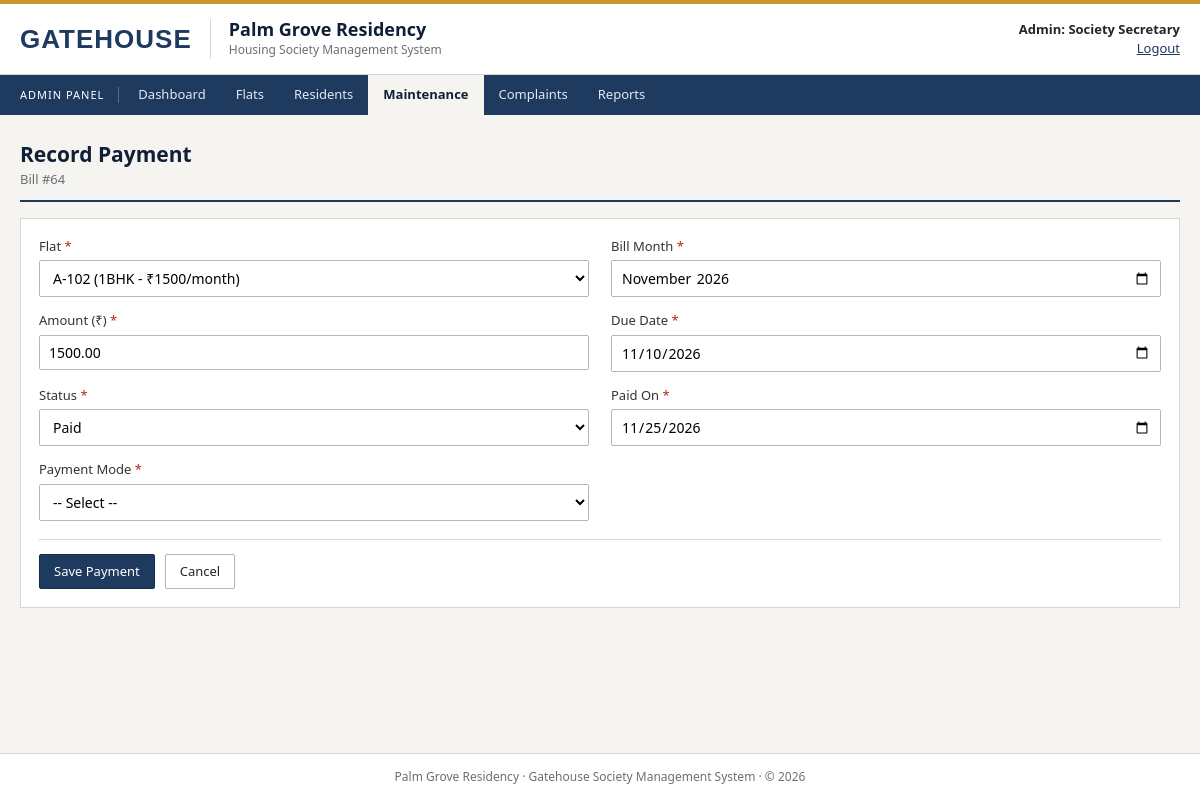
The page /admin/bill_edit.php?id=64&pay=1 (signed in) on the database its author committed.
### tables this page shows
CREATE TABLE maintenance_bills (
    bill_id       INT AUTO_INCREMENT PRIMARY KEY,
    flat_id       INT           NOT NULL,
    bill_month    DATE          NOT NULL,        
    amount        DECIMAL(8,2)  NOT NULL,
    due_date      DATE          NOT NULL,
    status        ENUM('Unpaid','Paid') NOT NULL DEFAULT 'Unpaid',
    paid_on       DATE          NULL,
    payment_mode  ENUM('Cash','UPI','Cheque','Bank Transfer') NULL,
    created_at    TIMESTAMP DEFAULT CURRENT_TIMESTAMP,
    UNIQUE KEY uq_flat_month (flat_id, bill_month),
    FOREIGN KEY (flat_id) REFERENCES flats(flat_id) ON DELETE CASCADE
);

CREATE TABLE flats (
    flat_id     INT AUTO_INCREMENT PRIMARY KEY,
    flat_no     VARCHAR(10)  NOT NULL UNIQUE,    
    password    VARCHAR(255) NOT NULL,           
    block       VARCHAR(5)   NOT NULL,
    floor_no    INT          NOT NULL,
    flat_type   ENUM('1BHK','2BHK','3BHK') NOT NULL,
    area_sqft   INT          NOT NULL,
    status      ENUM('Occupied','Vacant') NOT NULL DEFAULT 'Vacant',
    created_at  TIMESTAMP DEFAULT CURRENT_TIMESTAMP
);

### admin/_bill_form.php (the view, shortened to what this page needs)
<?php
$flatList = $conn->query("SELECT flat_id, flat_no, flat_type FROM flats ORDER BY flat_no");
?>
<form method="post" class="validate" novalidate>
    <div class="form-grid">
        <div class="form-group">
            <label for="flat_id">Flat <span class="req">*</span></label>
            <select id="flat_id" name="flat_id" required>
                <?php while ($f = $flatList->fetch_assoc()): ?>
                    <option value="<?= $f['flat_id'] ?>" <?= $d['flat_id'] == $f['flat_id'] ? 'selected' : '' ?>>
                        <?= e($f['flat_no']) ?> (<?= e($f['flat_type']) ?> - &#8377;<?= $RATES[$f['flat_type']] ?>/month)
                    </option>
                <?php endwhile; ?>
            </select>
        </div>
        <div class="form-group">
            <label for="bill_month">Bill Month <span class="req">*</span></label>
            <input type="month" id="bill_month" name="bill_month" value="<?= e($d['bill_month']) ?>" required>
        </div>
        <div class="form-group">
            <label for="amount">Amount (&#8377;) <span class="req">*</span></label>
            <input type="number" step="0.01" id="amount" name="amount" value="<?= e($d['amount']) ?>" required data-rule="money">
        </div>
        <div class="form-group">
            <label for="due_date">Due Date <span class="req">*</span></label>
            <input type="date" id="due_date" name="due_date" value="<?= e($d['due_date']) ?>" required>
        </div>
        <div class="form-group">
            <label for="status">Status <span class="req">*</span></label>
            <select id="status" name="status" required><?= options($BILL_STATUS, $d['status']) ?></select>
        </div>
        <div class="form-group pay-field">
            <label for="paid_on">Paid On <span class="req">*</span></label>
            <input type="date" id="paid_on" name="paid_on" value="<?= e($d['paid_on']) ?>" required max="<?= date('Y-m-d') ?>">
        </div>
        <div class="form-group pay-field">
            <label for="payment_mode">Payment Mode <span class="req">*</span></label>
            <select id="payment_mode" name="payment_mode" required>
                <option value="">-- Select --</option><?= options($PAY_MODES, $d['payment_mode']) ?>
            </select>
        </div>
    </div>
    <div class="form-actions">
        <button type="submit" class="btn"><?= e($submitLabel) ?></button>
        <a href="bills.php" class="btn btn-light">Cancel</a>
    </div>
</form>

### assets/css/style.css (style rules this page uses)
:root { --brand: #1f3a5f; --brand-dark: #172c49; --brand-deep: #0f1f35; --brand-light: #e9eef5; --accent: #c8962e; --paper: #f5f4f0; --white: #ffffff; --ink: #22262b; --muted: #6a6f76; --line: #d8d6cf; --head: #edebe5; --green: #2e7d32; --red: #b3261e; --amber: #a86500; }
* { box-sizing: border-box; margin: 0; padding: 0; }
body { font-family: Tahoma, Verdana, "Segoe UI", Arial, sans-serif; background: var(--paper); color: var(--ink); font-size: 14px; line-height: 1.5; min-height: 100vh; display: flex; flex-direction: column; }
a { color: var(--brand); }
.btn { display: inline-block; padding: 7px 14px; border: 1px solid var(--brand-dark); border-radius: 2px; font-size: 13px; cursor: pointer; background: var(--brand); color: #fff; font-family: inherit; text-decoration: none; }
.btn-light { background: var(--white); color: var(--ink); border-color: #b9b6ad; }
.form-grid { display: grid; grid-template-columns: repeat(2, 1fr); gap: 14px 22px; }
.form-group { display: flex; flex-direction: column; }
label { font-size: 13px; margin-bottom: 4px; color: #333; }
label .req { color: var(--red); }
input, select, textarea { padding: 7px 9px; border: 1px solid #b9b6ad; border-radius: 2px; font-size: 14px; font-family: inherit; background: #fff; width: 100%; }
.form-actions { margin-top: 18px; padding-top: 14px; border-top: 1px solid var(--line); display: flex; gap: 10px; }

### rows shown on the page
maintenance_bills: flat_id "A-102 (1BHK - ₹1500/month)", amount "1500.00", due_date "11/10/2026"

### other values the page prints
APP_NAME "GATEHOUSE"
SOCIETY_NAME "Palm Grove Residency"
$who "Admin: Society Secretary"
$label "Dashboard"
$label "Flats"
$label "Residents"
$label "Maintenance"
$label "Complaints"
$label "Reports"
$id "64"
$submitLabel "Save Payment"
APP_NAME "Gatehouse"
form field status "Paid"
